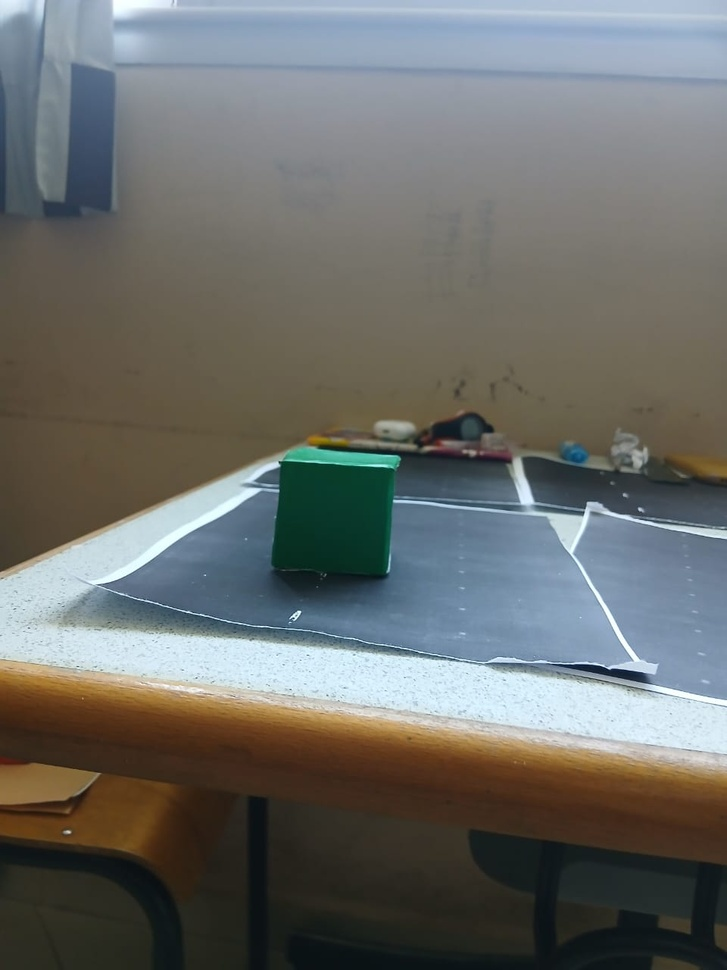
#> input picture UPFcomp/training/img1/WhatsApp Image 2025-04-29 at 14.27.39_4a9f2911.jpg, 727 x 970 px, shrunk from 960 x 1280 before the run; its folder holds only this picture in this run
$ python rotateimages.py
#> lines starting #> are read from the running program, lines starting #| are printed output that depends on the picture
import os
import cv2
import numpy as np
from math import cos, sin, radians

def rotate_image(image, angle):
    """Rotate image by specified angle while keeping the full image visible"""
    height, width = image.shape[:2]
    image_center = (width/2, height/2)

    # Get rotation matrix
    rotation_mat = cv2.getRotationMatrix2D(image_center, angle, 1.0)

    # Calculate new bounding dimensions
    abs_cos = abs(rotation_mat[0,0])
    abs_sin = abs(rotation_mat[0,1])

    bound_w = int(height * abs_sin + width * abs_cos)
    bound_h = int(height * abs_cos + width * abs_sin)

    # Adjust rotation matrix to center
    rotation_mat[0, 2] += bound_w/2 - image_center[0]
    rotation_mat[1, 2] += bound_h/2 - image_center[1]

    # Perform rotation
    rotated_image = cv2.warpAffine(image, rotation_mat, (bound_w, bound_h))
    return rotated_image

def process_images(input_folder, output_folder):
    """Process all images in input folder and save rotated versions to output folder"""
#> called with input_folder = 'img1', output_folder = 'augmented_images1'
    # Create output folder if it doesn't exist
    os.makedirs(output_folder, exist_ok=True)

    # Process each image in input folder
    for filename in os.listdir(input_folder):
        if filename.lower().endswith(('.png', '.jpg', '.jpeg', '.bmp', '.tiff')):
            image_path = os.path.join(input_folder, filename)
            image = cv2.imread(image_path)
#> image is the input picture: shape (970, 727, 3); mean B, G, R 105.9, 108.8, 106.8

            if image is not None:
                # Save original image first
                base_name = os.path.splitext(filename)[0]
                original_output = os.path.join(output_folder, f"{base_name}_0.jpg")
                cv2.imwrite(original_output, image)

                # Generate rotated versions
                for angle in range(15, 181, 30):  # 15, 30, ..., 180
                    rotated = rotate_image(image, angle)
                    rotated_output = os.path.join(output_folder, f"{base_name}_{angle}.jpg")
                    cv2.imwrite(rotated_output, rotated)
#> this loop made 6 passes
#> pass 1, in rotate_image, `rotated_image = cv2.warpAffine(image, rotation_mat, (bound_w, bound_h))`:
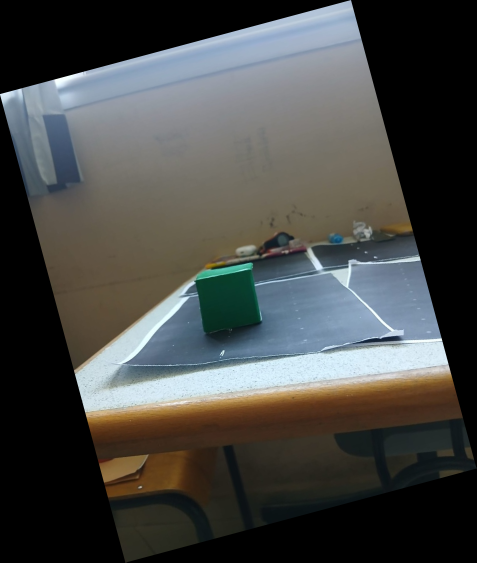
#> rotated_image: shape (1125, 953, 3) (shown at 1/2 size); mean B, G, R 69.7, 71.6, 70.3
#> pass 2, in rotate_image (call 2), `rotated_image = cv2.warpAffine(image, rotation_mat, (bound_w, bound_h))`:
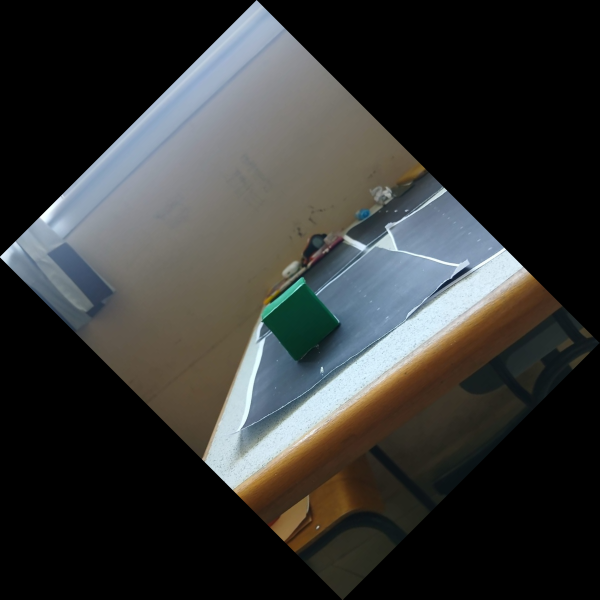
#> rotated_image: shape (1199, 1199, 3) (shown at 1/2 size); mean B, G, R 52, 53.4, 52.4
#> pass 3, in rotate_image (call 3), `rotated_image = cv2.warpAffine(image, rotation_mat, (bound_w, bound_h))`:
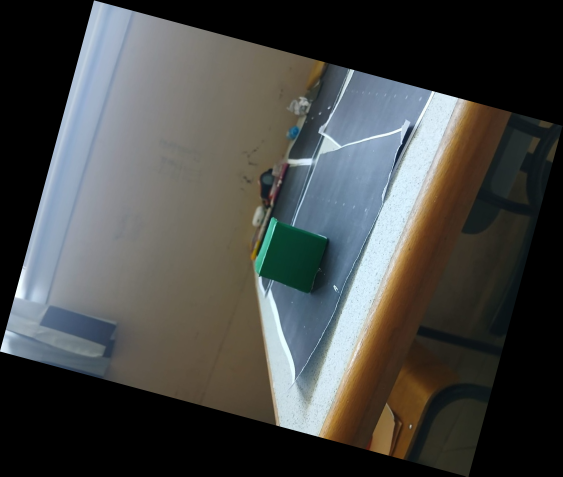
#> rotated_image: shape (953, 1125, 3) (shown at 1/2 size); mean B, G, R 69.7, 71.6, 70.3

                print(f"Processed {filename}")

if __name__ == "__main__":
    input_folder = "img1"  # Folder containing your original images
    output_folder = "augmented_images1"  # Folder to save augmented images

    process_images(input_folder, output_folder)
    print(f"All images processed. Augmented images saved to {output_folder}")

$ run again, on UPFcomp/training/img1/WhatsApp Image 2025-04-29 at 14.27.39_7178e4f8.jpg
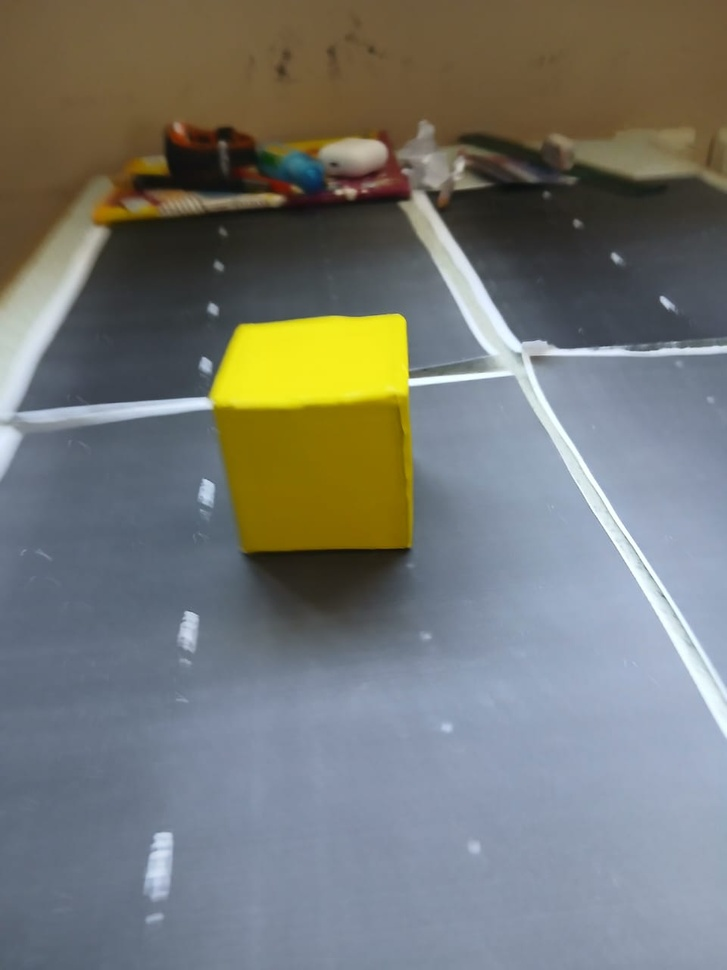
#> input picture UPFcomp/training/img1/WhatsApp Image 2025-04-29 at 14.27.39_7178e4f8.jpg, 727 x 970 px, shrunk from 960 x 1280 before the run
#> in process_images, image is the input picture: shape (970, 727, 3); mean B, G, R 115.2, 119.8, 117.6
#> the loop in process_images, `for angle in range(15, 181, 30):` made 6 passes
#> pass 1, in rotate_image, `rotated_image = cv2.warpAffine(image, rotation_mat, (bound_w, bound_h))`:
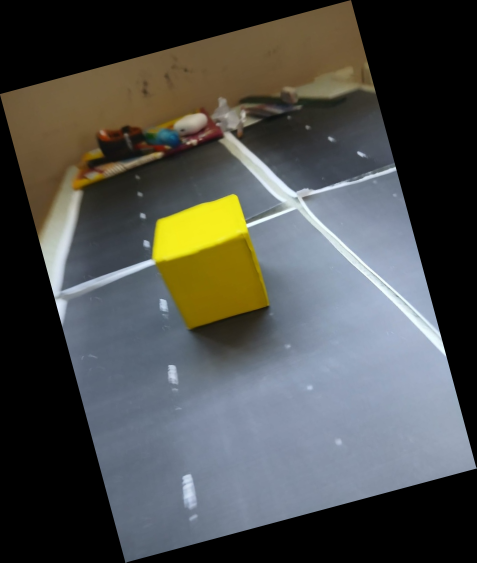
#> rotated_image: shape (1125, 953, 3) (shown at 1/2 size); mean B, G, R 75.8, 78.8, 77.4
#> pass 3, in rotate_image (call 3), `rotated_image = cv2.warpAffine(image, rotation_mat, (bound_w, bound_h))`:
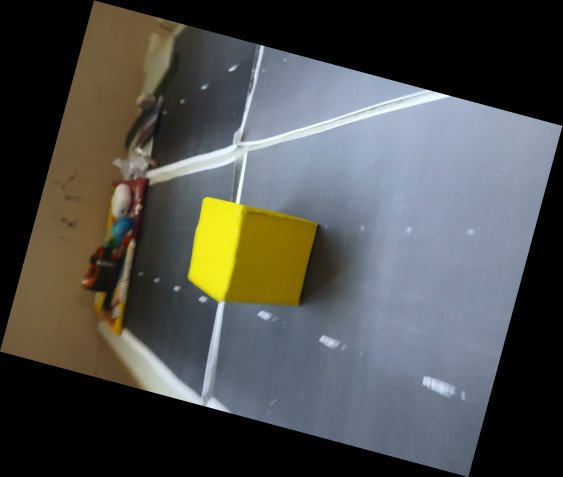
#> rotated_image: shape (953, 1125, 3) (shown at 1/2 size); mean B, G, R 75.8, 78.8, 77.3

$ run again, on UPFcomp/training/img1/WhatsApp Image 2025-04-29 at 14.27.39_9c370192.jpg
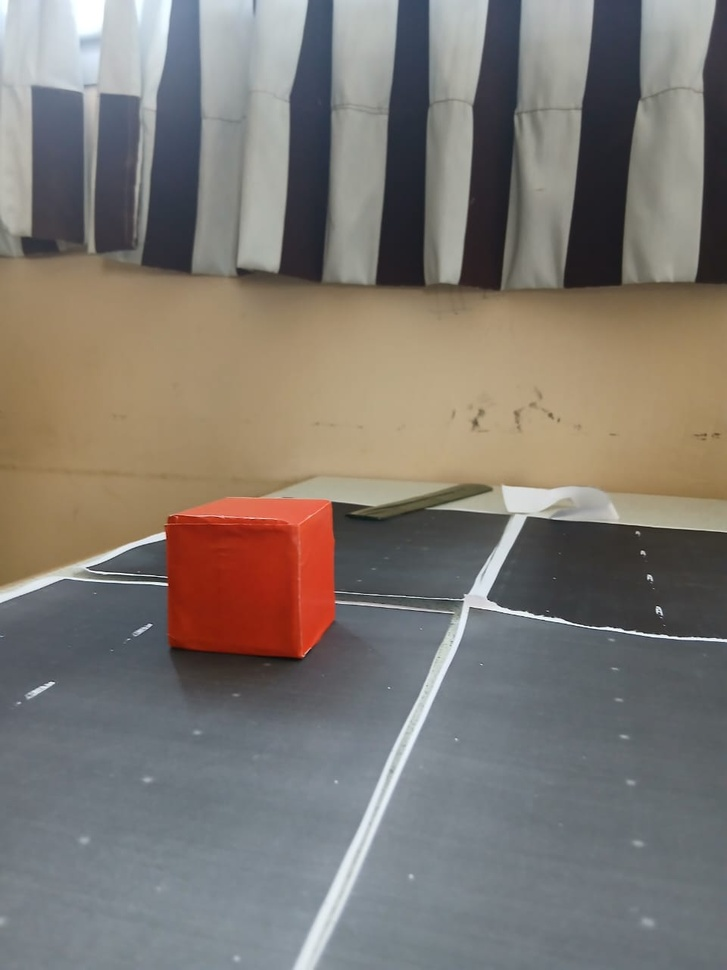
#> input picture UPFcomp/training/img1/WhatsApp Image 2025-04-29 at 14.27.39_9c370192.jpg, 727 x 970 px, shrunk from 960 x 1280 before the run
#> in process_images, image is the input picture: shape (970, 727, 3); mean B, G, R 114.3, 120.5, 126.5
#> the loop in process_images, `for angle in range(15, 181, 30):` made 6 passes
#> pass 1, in rotate_image, `rotated_image = cv2.warpAffine(image, rotation_mat, (bound_w, bound_h))`:
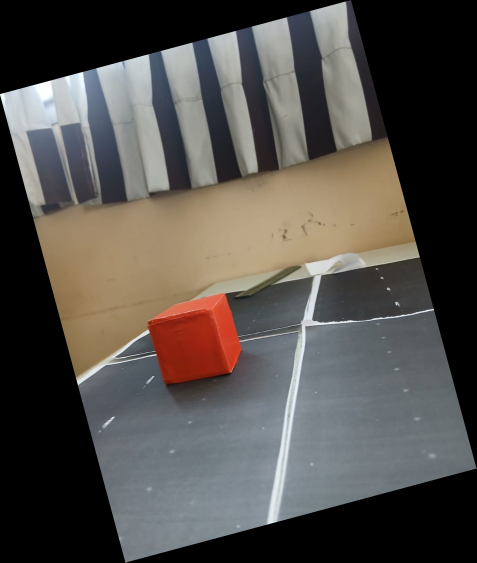
#> rotated_image: shape (1125, 953, 3) (shown at 1/2 size); mean B, G, R 75.2, 79.3, 83.2
#> pass 3, in rotate_image (call 3), `rotated_image = cv2.warpAffine(image, rotation_mat, (bound_w, bound_h))`:
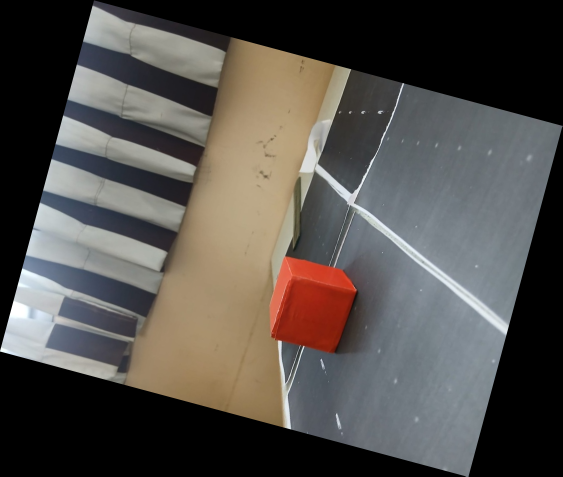
#> rotated_image: shape (953, 1125, 3) (shown at 1/2 size); mean B, G, R 75.2, 79.3, 83.2
